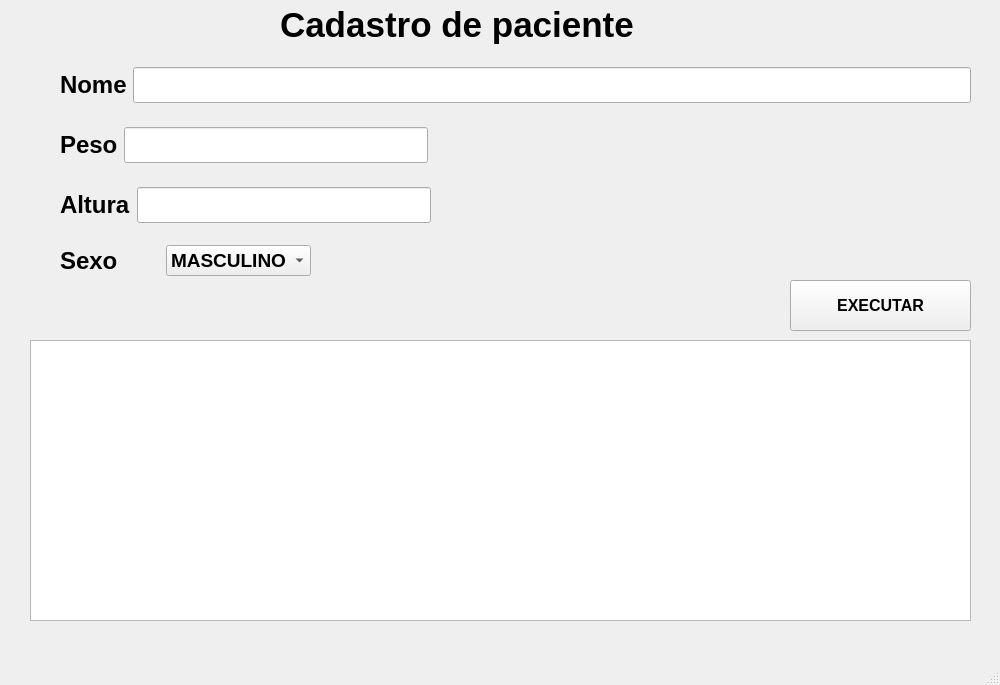
<?xml version="1.0" encoding="UTF-8"?>
<ui version="4.0">
 <class>MainWindow</class>
 <widget class="QMainWindow" name="MainWindow">
  <property name="geometry">
   <rect>
    <x>0</x>
    <y>0</y>
    <width>1000</width>
    <height>685</height>
   </rect>
  </property>
  <property name="windowTitle">
   <string>CLINICA</string>
  </property>
  <widget class="QWidget" name="centralwidget">
   <widget class="QLabel" name="label">
    <property name="geometry">
     <rect>
      <x>280</x>
      <y>-20</y>
      <width>431</width>
      <height>91</height>
     </rect>
    </property>
    <property name="text">
     <string>&lt;html&gt;&lt;head/&gt;&lt;body&gt;&lt;p&gt;&lt;span style=&quot; font-size:26pt; font-weight:700;&quot;&gt;Cadastro de paciente&lt;/span&gt;&lt;/p&gt;&lt;/body&gt;&lt;/html&gt;</string>
    </property>
   </widget>
   <widget class="QTextEdit" name="textEditSaida">
    <property name="geometry">
     <rect>
      <x>30</x>
      <y>340</y>
      <width>941</width>
      <height>281</height>
     </rect>
    </property>
   </widget>
   <widget class="QPushButton" name="pushButtonExecutar">
    <property name="geometry">
     <rect>
      <x>790</x>
      <y>280</y>
      <width>181</width>
      <height>51</height>
     </rect>
    </property>
    <property name="font">
     <font>
      <pointsize>12</pointsize>
      <bold>true</bold>
     </font>
    </property>
    <property name="text">
     <string>EXECUTAR</string>
    </property>
   </widget>
   <widget class="QWidget" name="">
    <property name="geometry">
     <rect>
      <x>60</x>
      <y>60</y>
      <width>911</width>
      <height>50</height>
     </rect>
    </property>
    <layout class="QHBoxLayout" name="horizontalLayout">
     <item>
      <widget class="QLabel" name="label_2">
       <property name="text">
        <string>&lt;html&gt;&lt;head/&gt;&lt;body&gt;&lt;p&gt;&lt;span style=&quot; font-size:18pt; font-weight:700;&quot;&gt;Nome&lt;/span&gt;&lt;/p&gt;&lt;/body&gt;&lt;/html&gt;</string>
       </property>
      </widget>
     </item>
     <item>
      <widget class="QLineEdit" name="lineEditNome">
       <property name="font">
        <font>
         <pointsize>18</pointsize>
         <bold>true</bold>
        </font>
       </property>
      </widget>
     </item>
    </layout>
   </widget>
   <widget class="QWidget" name="">
    <property name="geometry">
     <rect>
      <x>60</x>
      <y>120</y>
      <width>368</width>
      <height>50</height>
     </rect>
    </property>
    <layout class="QHBoxLayout" name="horizontalLayout_2">
     <item>
      <widget class="QLabel" name="label_3">
       <property name="text">
        <string>&lt;html&gt;&lt;head/&gt;&lt;body&gt;&lt;p&gt;&lt;span style=&quot; font-size:18pt; font-weight:700;&quot;&gt;Peso&lt;/span&gt;&lt;/p&gt;&lt;/body&gt;&lt;/html&gt;</string>
       </property>
      </widget>
     </item>
     <item>
      <widget class="QLineEdit" name="lineEditPeso">
       <property name="font">
        <font>
         <pointsize>18</pointsize>
         <bold>true</bold>
        </font>
       </property>
      </widget>
     </item>
    </layout>
   </widget>
   <widget class="QWidget" name="">
    <property name="geometry">
     <rect>
      <x>60</x>
      <y>180</y>
      <width>371</width>
      <height>50</height>
     </rect>
    </property>
    <layout class="QHBoxLayout" name="horizontalLayout_3">
     <item>
      <widget class="QLabel" name="label_4">
       <property name="text">
        <string>&lt;html&gt;&lt;head/&gt;&lt;body&gt;&lt;p&gt;&lt;span style=&quot; font-size:18pt; font-weight:700;&quot;&gt;Altura&lt;/span&gt;&lt;/p&gt;&lt;/body&gt;&lt;/html&gt;</string>
       </property>
      </widget>
     </item>
     <item>
      <widget class="QLineEdit" name="lineEditAltura">
       <property name="font">
        <font>
         <pointsize>18</pointsize>
         <bold>true</bold>
        </font>
       </property>
      </widget>
     </item>
    </layout>
   </widget>
   <widget class="QWidget" name="">
    <property name="geometry">
     <rect>
      <x>60</x>
      <y>240</y>
      <width>251</width>
      <height>42</height>
     </rect>
    </property>
    <layout class="QHBoxLayout" name="horizontalLayout_4">
     <item>
      <widget class="QLabel" name="label_5">
       <property name="text">
        <string>&lt;html&gt;&lt;head/&gt;&lt;body&gt;&lt;p&gt;&lt;span style=&quot; font-size:18pt; font-weight:700;&quot;&gt;Sexo&lt;/span&gt;&lt;/p&gt;&lt;/body&gt;&lt;/html&gt;</string>
       </property>
      </widget>
     </item>
     <item>
      <widget class="QComboBox" name="comboBoxSexo">
       <property name="font">
        <font>
         <pointsize>14</pointsize>
         <bold>true</bold>
        </font>
       </property>
       <item>
        <property name="text">
         <string>MASCULINO</string>
        </property>
       </item>
       <item>
        <property name="text">
         <string>FEMININO</string>
        </property>
       </item>
      </widget>
     </item>
    </layout>
   </widget>
  </widget>
  <widget class="QMenuBar" name="menubar">
   <property name="geometry">
    <rect>
     <x>0</x>
     <y>0</y>
     <width>1000</width>
     <height>25</height>
    </rect>
   </property>
  </widget>
  <widget class="QStatusBar" name="statusbar"/>
 </widget>
 <resources/>
 <connections/>
</ui>
